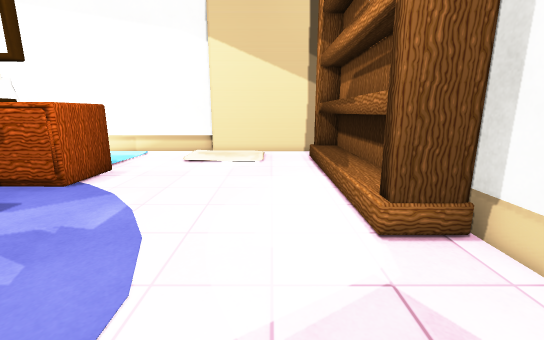
View 1 (above)

20 first-person views from a walk through a Unity game level. The camera is 1.4 m above the floor, tilts 12° down and sees 90° across. The floor is counted in squares, 0.5 m on a side. Each view is taken from the middle of a square. On the plan, view 1 faces up. The plan holds only what a view shows up to about 19 squares ahead; the rest is blank. The place goes on beyond the plan. The player is left out. Some surface patterns are stand-ins.

View 2
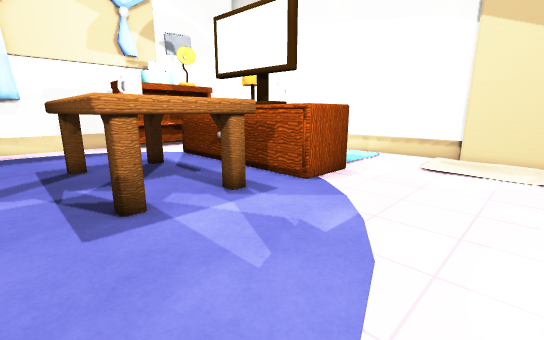

View 3
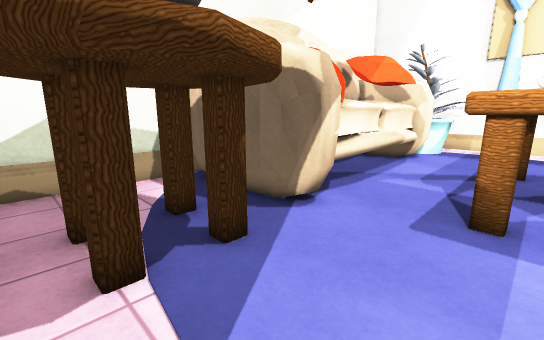

View 4
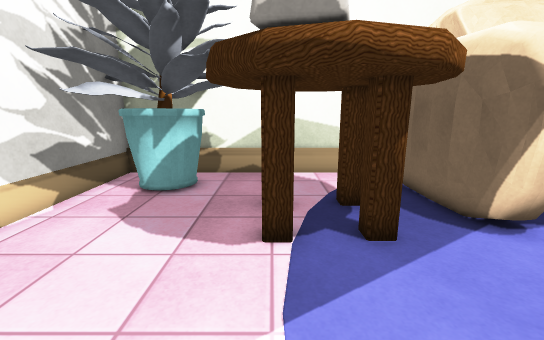

View 5
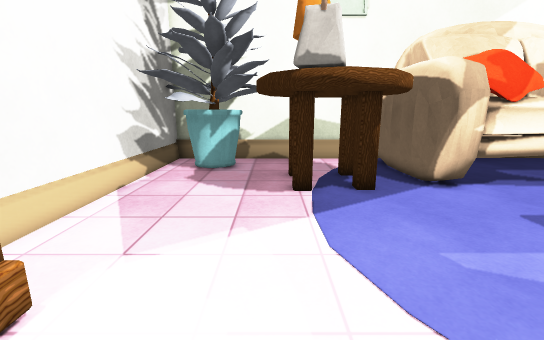

View 6
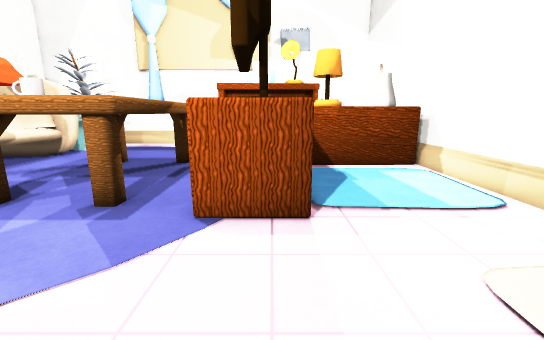

View 7
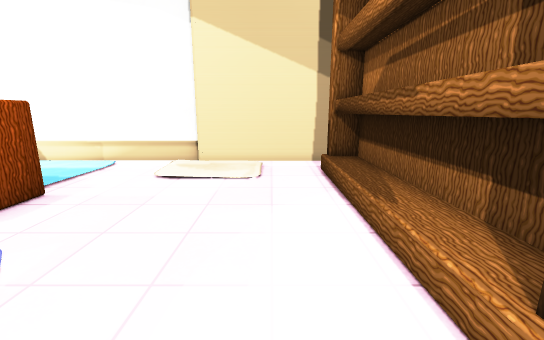

View 8
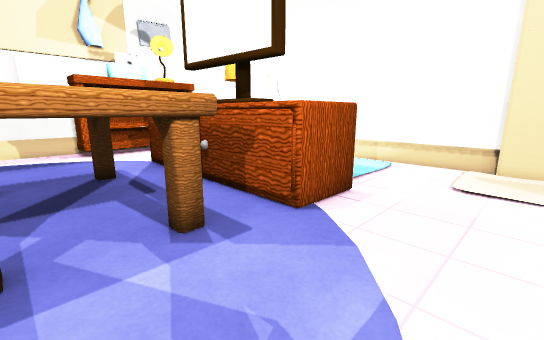

View 9
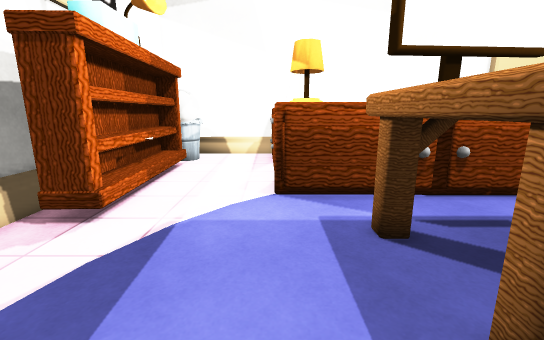

View 10
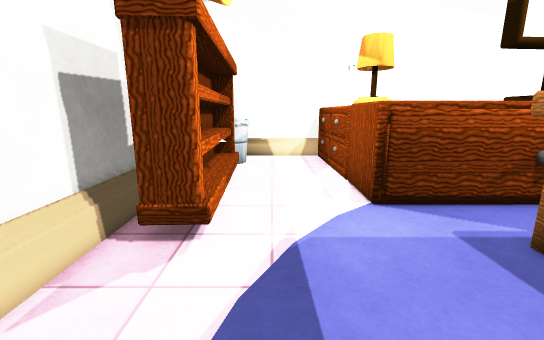

View 11
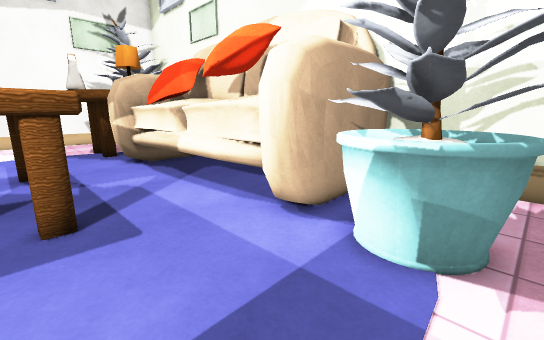

View 12
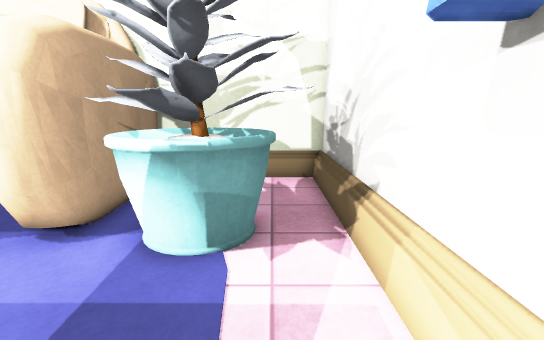

View 13
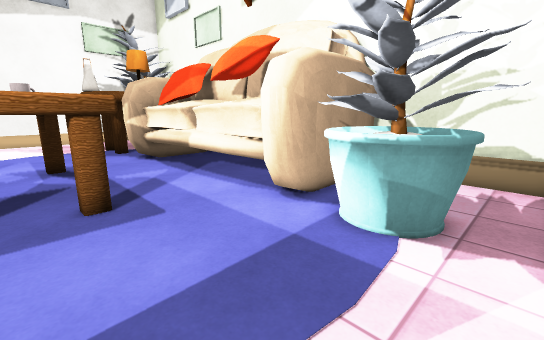

View 14
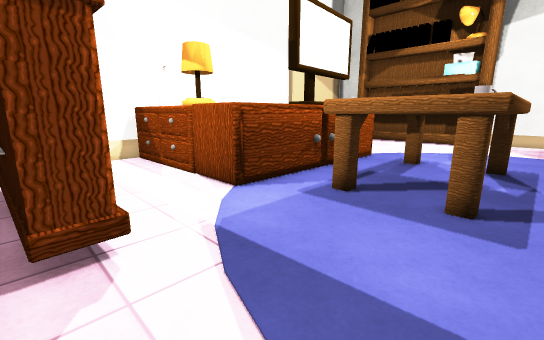

View 15
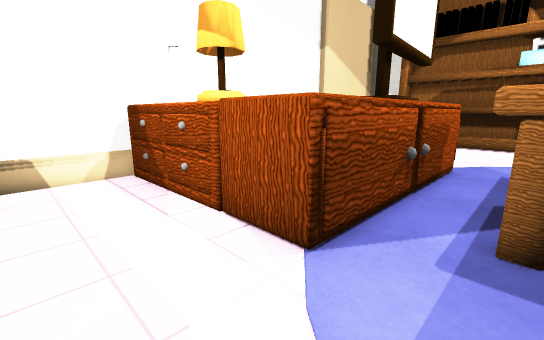

View 16
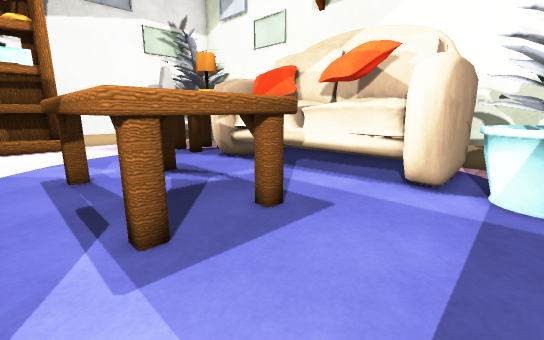

View 17
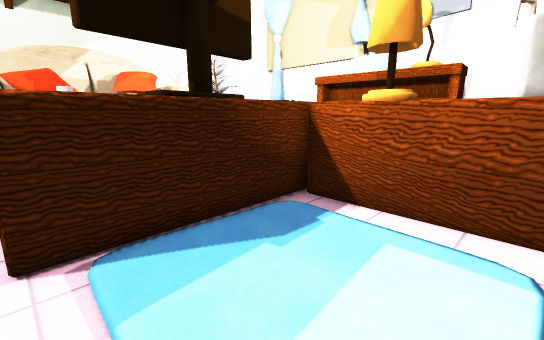

View 18
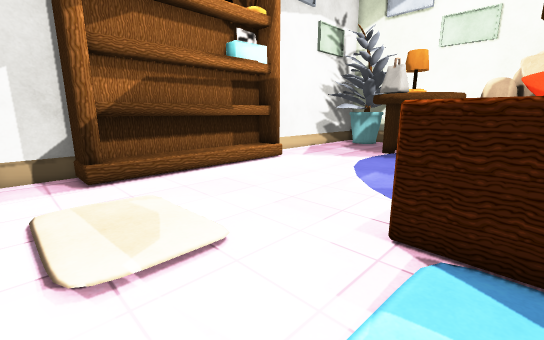

View 19
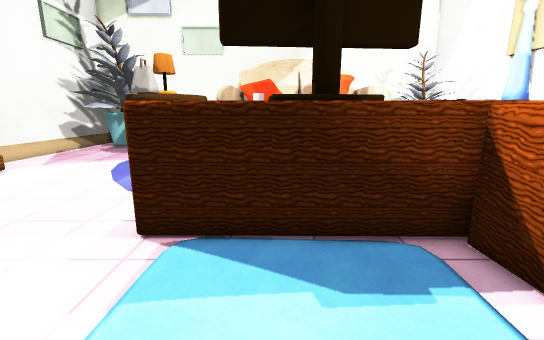

View 20
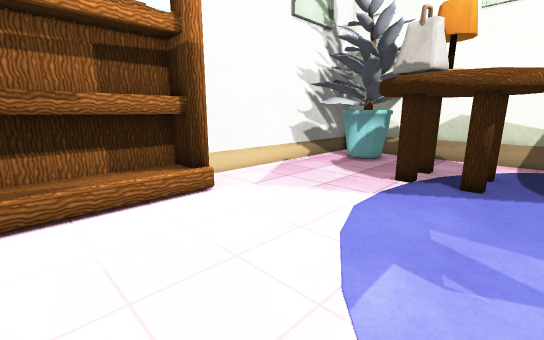

### Floor plan
Key: @ floor where view 1 was taken; # wall or solid block; . floor; B bookshelf; T TV; C cup; P pillow; L lamp; I bin; A ball; O other object.
Columns run from 26 left of view 1 to 5 right of it. Each row starts with its distance up from view 1.
 20   #####OOOO###################
 19    ....O OOO.  ................#
 18    I...OOOOO.    .....    .....#
 17   IA...OO OO.    .....    ...BB#
 16 #AA....OLL O.    ....... ....BB
 15  OO....OLLLO.    ............BB
 14  OO....O L O.    ............BB
 13  OO....O  OOOOOOOOO..........BB
 12  O ....O    TTTT  O..........BB
 11 #O ....O    TTTT  O..........BB
 10 #OO....OOOOOOOOOOOO..........BB
  9 #OO..........................BB
  8 #OO......OOOOOOOOO...........BB
  7 #........OOO     OO..........BB#
  6 #........O       OO..........BB#
  5 #........O       OO............#
  4 #........OO    CCOO............#
  3 #........OOOOOOOOOO............#
  2 #..............................#
  1 #..............................#
  0 #..OO.............OO......@....#
 -1 #OOOOOOOOOOOOOOOPOOO.OO.O......#
 -2 #.OOOOOOOOOOOOOOPOOO.........O.#
 -3 #.OOOOOOOOOO OO OOOO.OO.O...O..#
 -4 #..OOOOOOOOOOOOOOOOO.......OOO.#
 -5 #... .OOOOOOOOOOOOOO.......OOO.#
 -6 #...  OOOOOOOOOOOOOO.......OOO.#
 -7 #...  .OOOOOOOOOOOOO.......OOO.#
 -8 ########            ############

Positions as (right, up) in squares from view 1, and headings:
1: (0, 0), facing up
2: (-1, 1), facing up-left
3: (-1, 4), facing down-left
4: (-2, 5), facing down
5: (-1, 9), facing down
6: (-1, 12), facing left
7: (0, 4), facing up
8: (-3, 4), facing up-left
9: (-19, 1), facing up
10: (-22, 2), facing up
11: (-24, 4), facing down-right
12: (-24, 4), facing down
13: (-25, 5), facing down-right
14: (-25, 2), facing up-right
15: (-23, 7), facing up-right
16: (-22, 9), facing down-right
17: (-8, 19), facing down-left
18: (-10, 19), facing down-right
19: (-11, 19), facing down
20: (-6, 11), facing down-right
